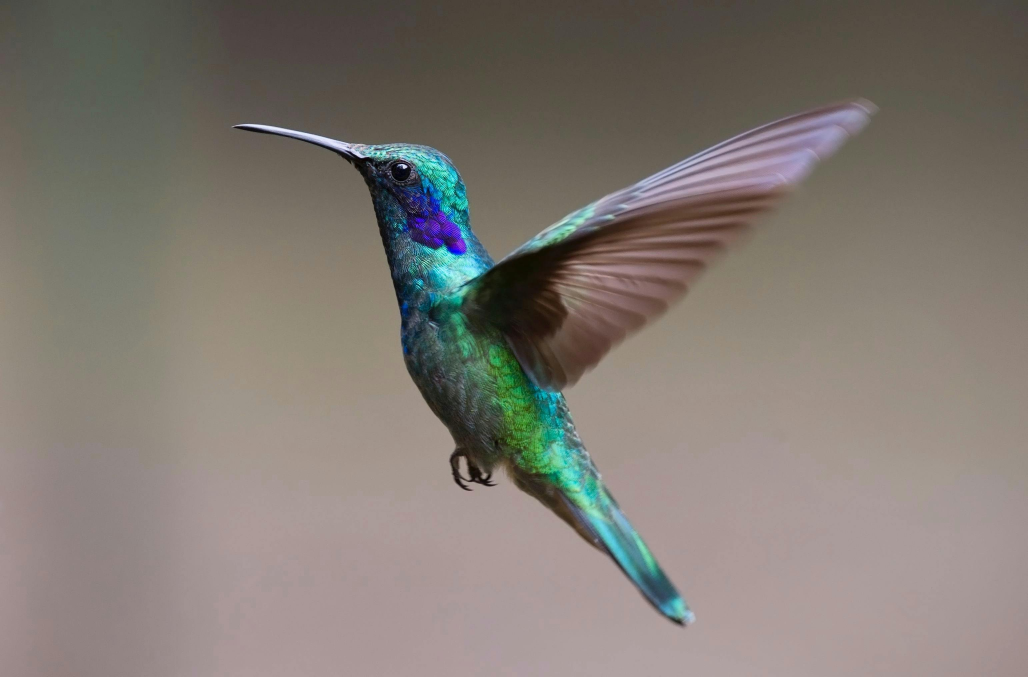
#> input picture obrazki/bird.jpg, 3082 x 2031 px, found by its file name (shown at 1/3 size)
$ python video_from_image.py
#> lines starting #> are read from the running program, lines starting #| are printed output that depends on the picture
import cv2
import numpy as np

imgfile = "obrazki/bird.jpg"
video_dim = (1280, 720)
fps = 25
duration = 3.0
start_center = (0.4, 0.6)
end_center = (0.5, 0.5)
start_scale = 0.7
end_scale = 1.0

img = cv2.imread(imgfile, cv2.IMREAD_COLOR)
#> img is the input picture: shape (2031, 3082, 3); mean B, G, R 114.9, 121.9, 129.1
orig_shape = img.shape[:2]
#> orig_shape = (2031, 3082)


def crop(img, x, y, w, h):
    x0, y0 = max(0, x - w // 2), max(0, y - h // 2)
    x1, y1 = x0 + w, y0 + h
    return img[y0:y1, x0:x1]


num_frames = int(fps * duration)
frames = []
for alpha in np.linspace(0, 1, num_frames):
    rx = end_center[0] * alpha + start_center[0] * (1 - alpha)
    ry = end_center[1] * alpha + start_center[1] * (1 - alpha)
    x = int(orig_shape[1] * rx)
    y = int(orig_shape[0] * ry)
    scale = end_scale * alpha + start_scale * (1 - alpha)
    # determined how to crop based on the aspect ratio of width/height
    if orig_shape[1] / orig_shape[0] > video_dim[0] / video_dim[1]:
        h = int(orig_shape[0] * scale)
        w = int(h * video_dim[0] / video_dim[1])
    else:
        w = int(orig_shape[1] * scale)
        h = int(w * video_dim[1] / video_dim[0])
    # crop, scale to video size, and save the frame
    cropped = crop(img, x, y, w, h)
    scaled = cv2.resize(cropped, dsize=video_dim, interpolation=cv2.INTER_LINEAR)
    frames.append(scaled)
#> this loop made 75 passes
#> pass 1, `cropped = crop(img, x, y, w, h)`:
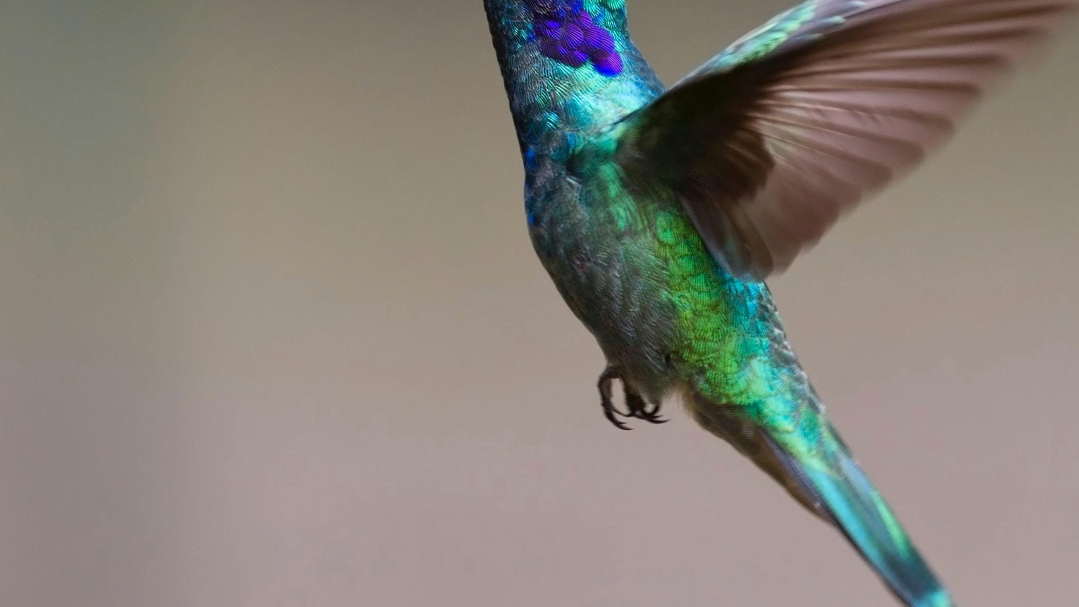
#> cropped: shape (1213, 2157, 3) (shown at 1/2 size); mean B, G, R 121.8, 129.6, 135
#> pass 1, `scaled = cv2.resize(cropped, dsize=video_dim, interpolation=cv2.INTER_..`:
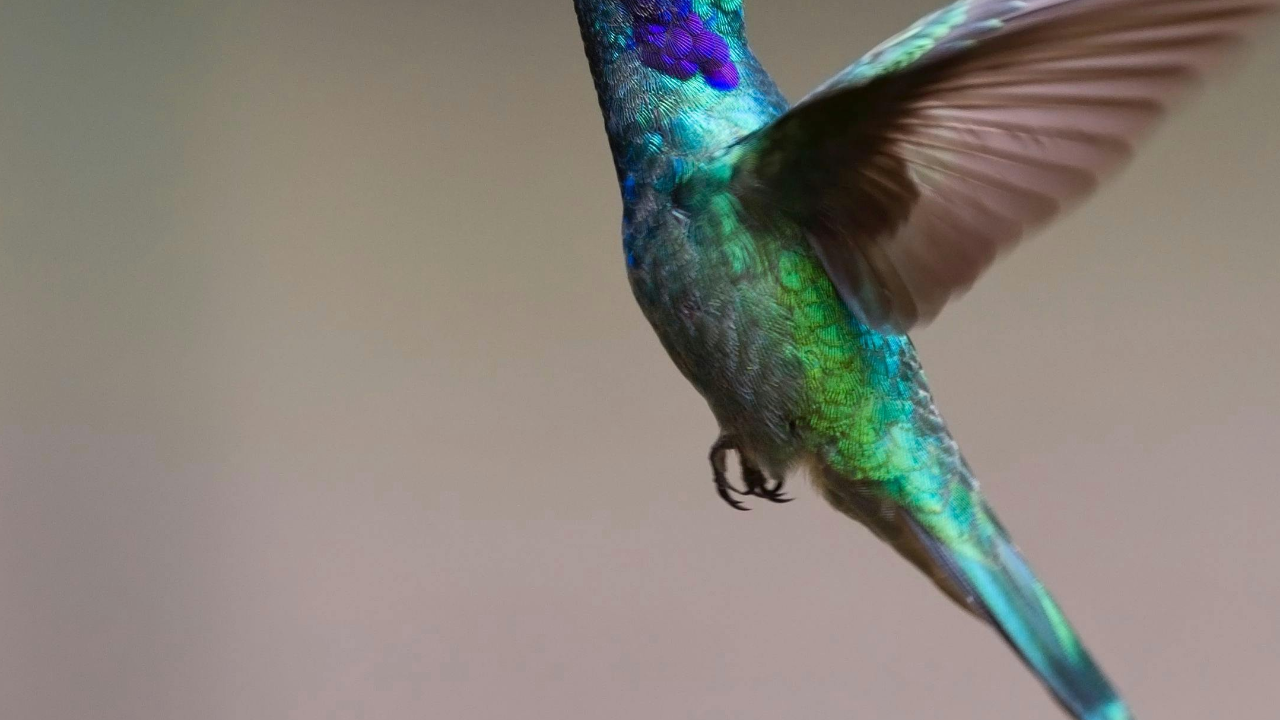
#> scaled: shape (720, 1280, 3); mean B, G, R 121.7, 129.5, 135
#> pass 2, `cropped = crop(img, x, y, w, h)`:
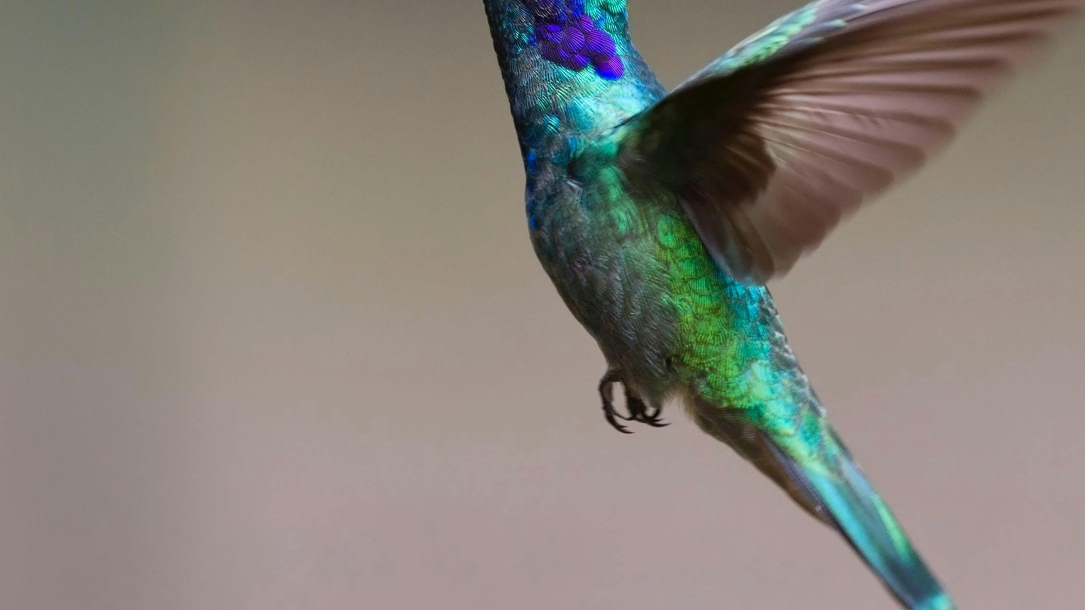
#> cropped: shape (1220, 2169, 3) (shown at 1/2 size); mean B, G, R 121.7, 129.5, 135
#> pass 2, `scaled = cv2.resize(cropped, dsize=video_dim, interpolation=cv2.INTER_..`:
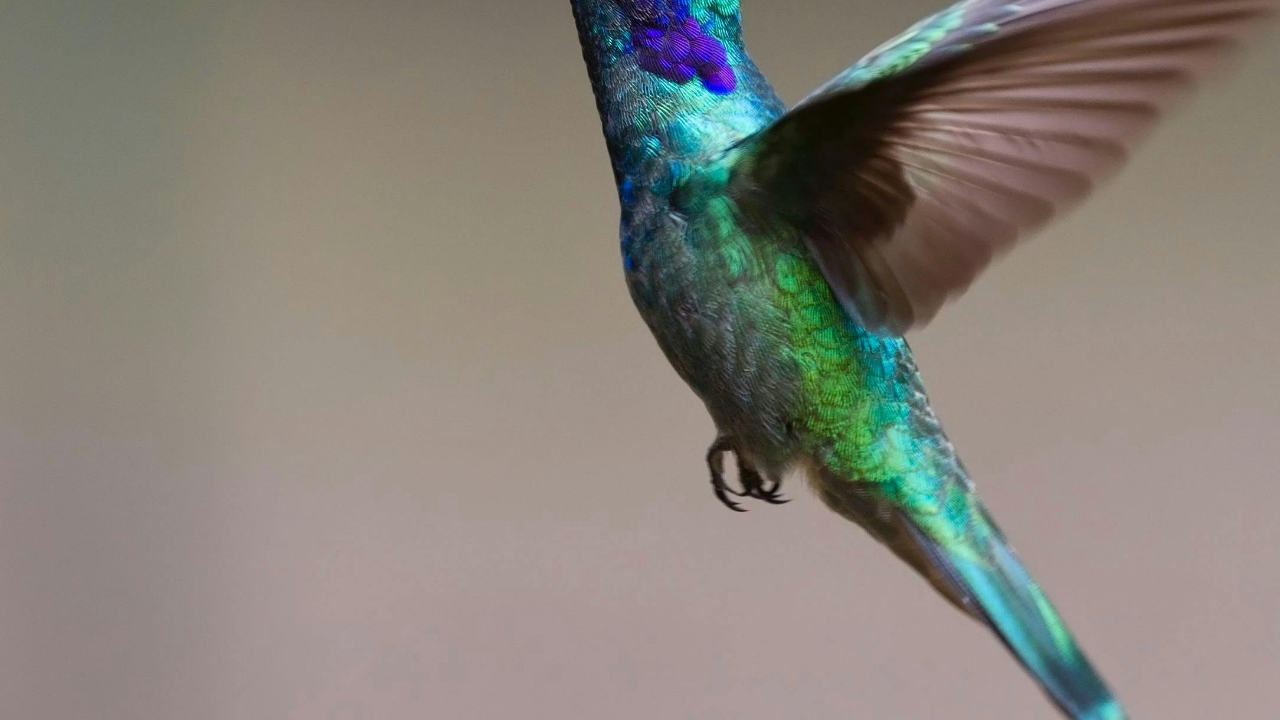
#> scaled: shape (720, 1280, 3); mean B, G, R 121.7, 129.4, 134.9
#> after the loop:
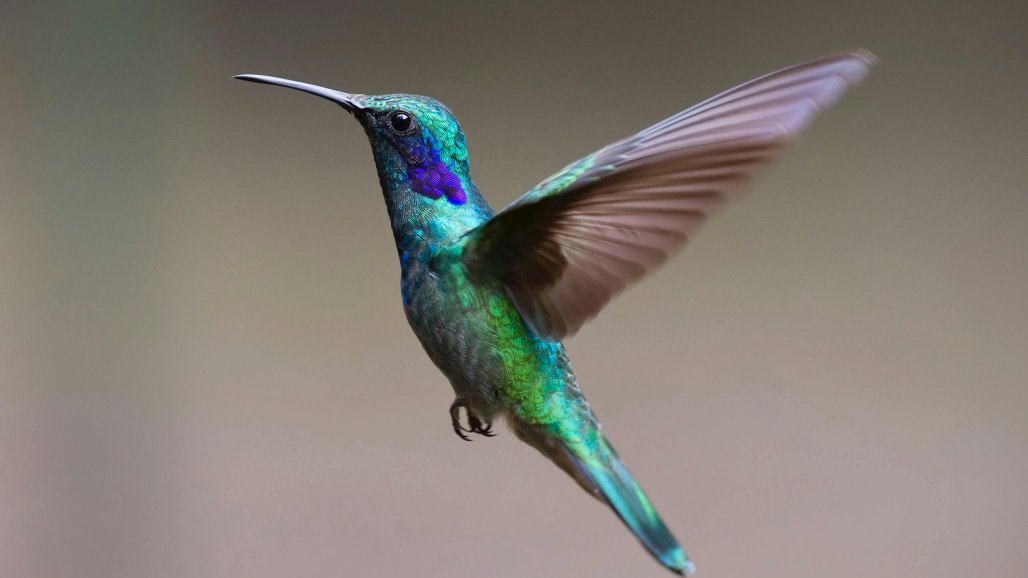
#> cropped: shape (1733, 3082, 3) (shown at 1/3 size); mean B, G, R 116, 123.5, 130.1
#> after the loop, frames = 75 items

# write to MP4 file
vidwriter = cv2.VideoWriter("../videos/video_from_image.mp4", cv2.VideoWriter_fourcc(*"mp4v"), fps, video_dim)
for frame in frames:
    vidwriter.write(frame)
vidwriter.release()

$ run again, with obrazki/people-with-glasses-composition.jpg copied over obrazki/bird.jpg
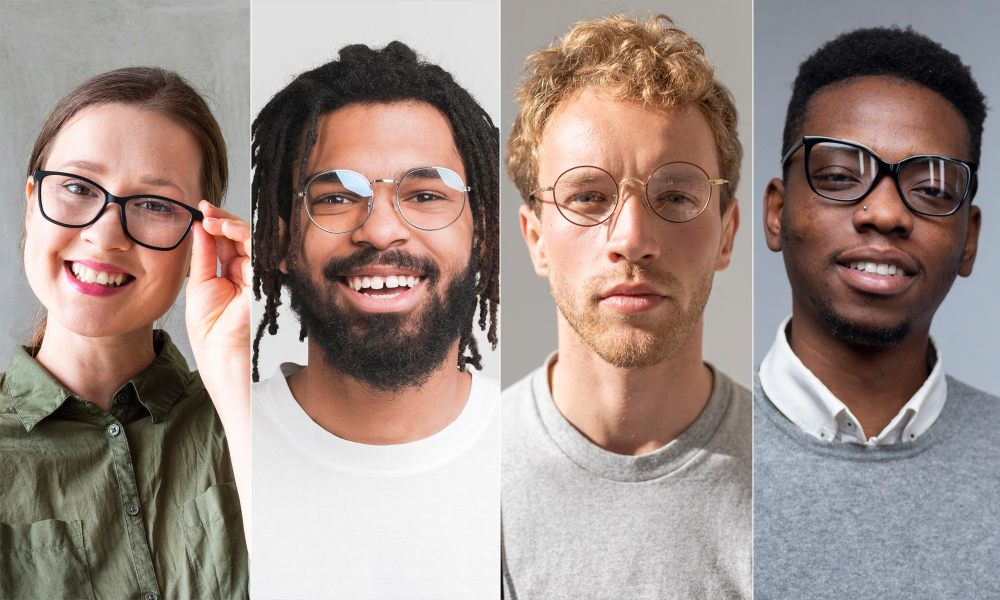
#> input picture obrazki/people-with-glasses-composition.jpg, 1000 x 600 px, found by its file name
#> img is the input picture: shape (600, 1000, 3); mean B, G, R 135.2, 142.1, 158.4
#> the loop `for alpha in np.linspace(0, 1, num_frames):` made 75 passes
#> pass 1, `cropped = crop(img, x, y, w, h)`:
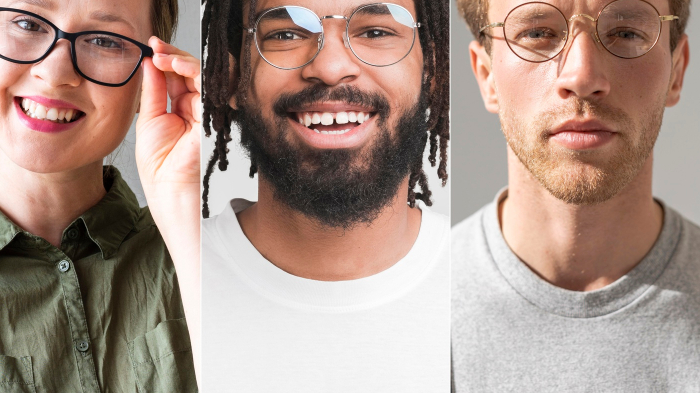
#> cropped: shape (393, 700, 3); mean B, G, R 136.2, 146.8, 169.8
#> after the loop `for alpha in np.linspace(0, 1, num_frames):`:
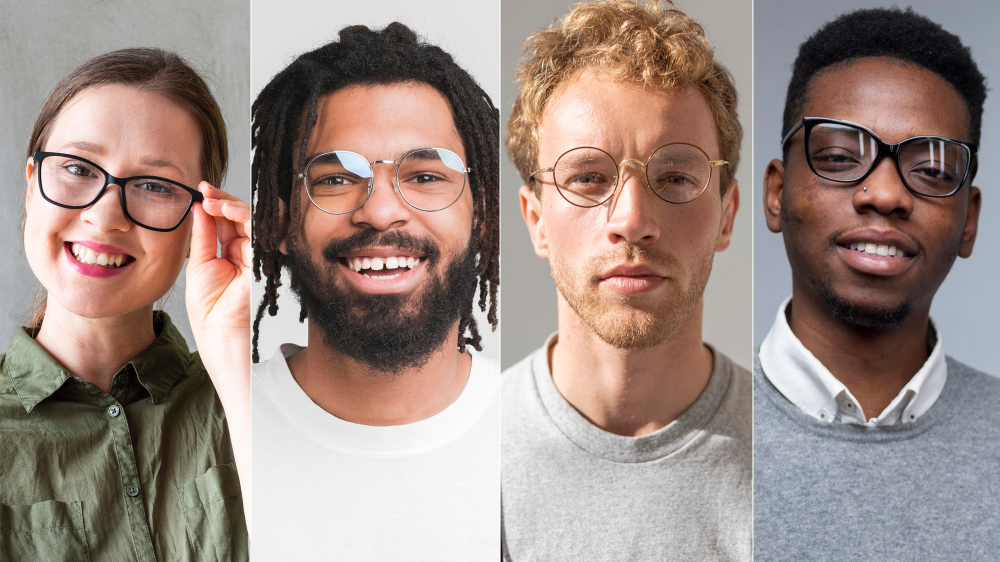
#> cropped: shape (562, 1000, 3); mean B, G, R 132.5, 139.9, 157.3
#> after the loop `for alpha in np.linspace(0, 1, num_frames):`: frames = 75 items
#> the loop `for frame in frames:` made 75 passes
